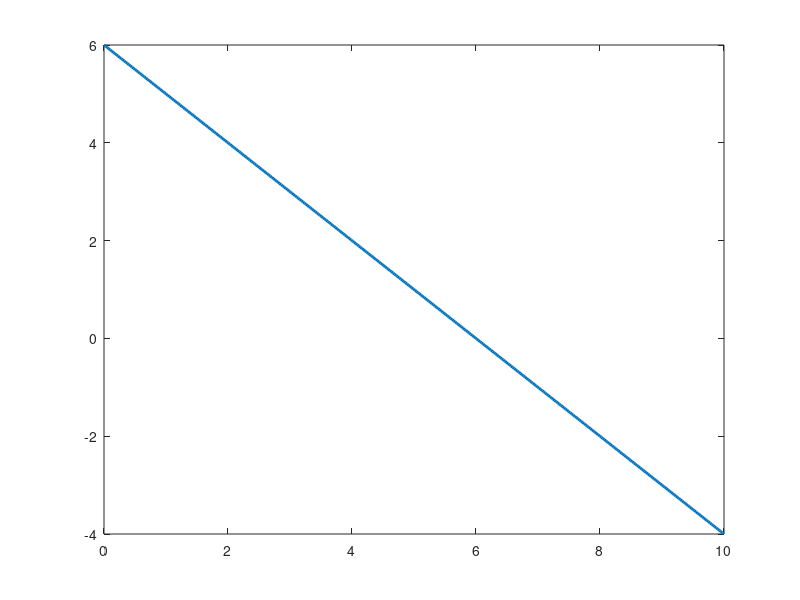

The MATLAB script that drew this image: (Note: this script raises an error after producing the figure.)
% 定义 x 的范围
x = linspace(0, 10, 400);

% 计算对应的 y 值，以满足约束条件
y = 6 - x;

% 绘制约束线
plot(x, y, 'LineWidth', 2);
hold on;

% 填充约束区域
fill([x(1), x, x(end)], [0, y, 0], 'gray');

% 设置坐标轴标签和标题
xlabel('x');
ylabel('y');
title('线性规划示例');

% 显示图例
legend('x + y \leq 6', 'Location', 'northwest');

% 显示图形
grid on;
hold off;
